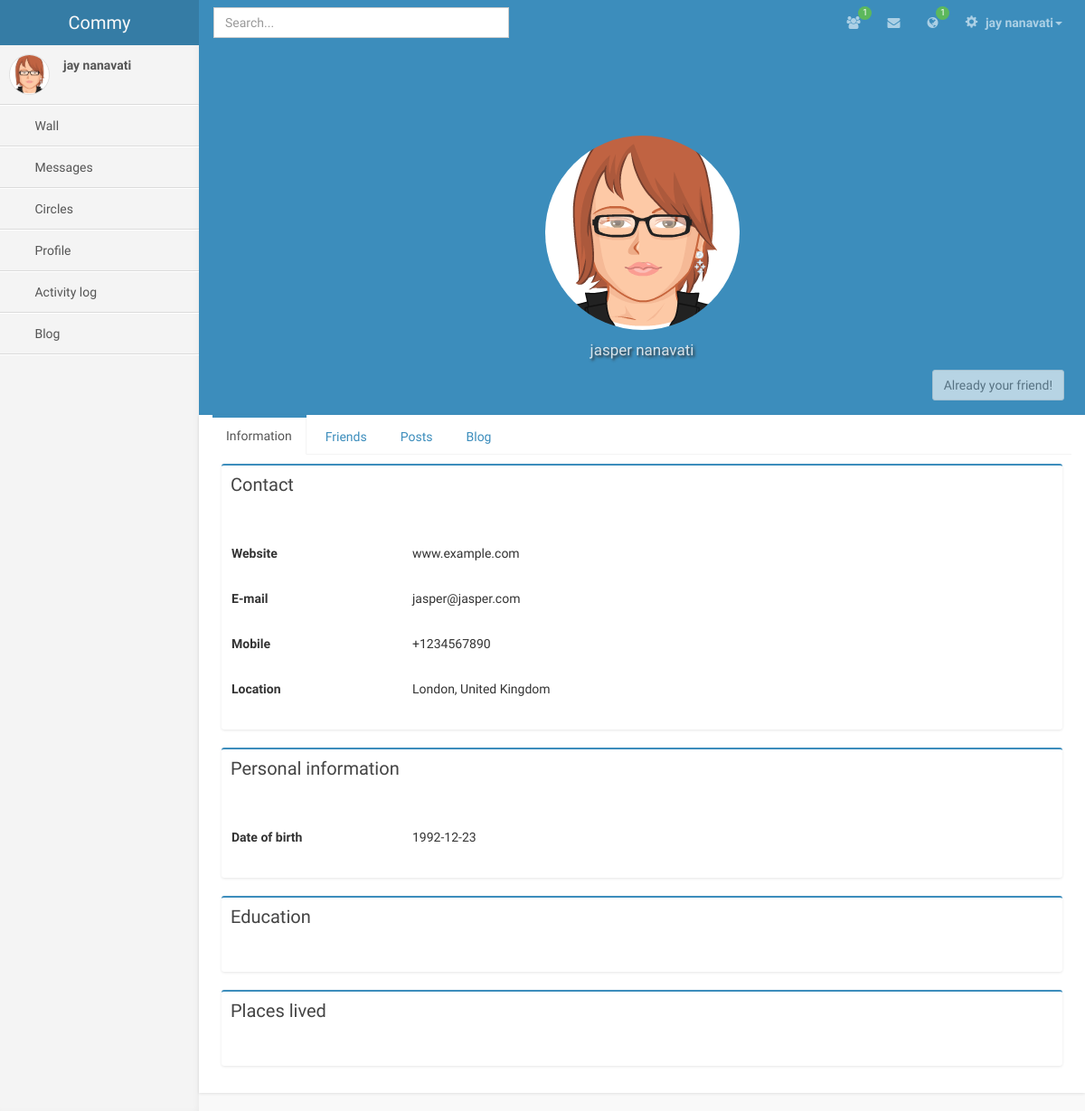
The app's page /view_profile.php?id=20 (signed in) with its own data.
### tables this page shows
CREATE TABLE IF NOT EXISTS `profile` (
  `id` int(11) NOT NULL AUTO_INCREMENT,
  `main_type` int(11) NOT NULL,
  `name` varchar(512) NOT NULL,
  `surname` varchar(512) NOT NULL,
  `profile_photo_id` int(11) DEFAULT NULL,
  `cover_photo_id` int(11) DEFAULT NULL,
  `dob` date NOT NULL,
  `email` varchar(512) NOT NULL,
  `password` varchar(512) NOT NULL,
  PRIMARY KEY (`id`),
  KEY `profile_photo_id` (`profile_photo_id`),
  KEY `cover_photo_id` (`cover_photo_id`)
);

### view_profile.php (the view, shortened to what this page needs)
<!DOCTYPE HTML>
<html>
    <head>
         <?PHP
            require("includes/php-includes.php");
            require("includes/html-includes.php");
            if ($result = $mysqli->query("SELECT * FROM profile WHERE id = (SELECT profile_id FROM user WHERE id = " . $_SESSION["user_id"] . ") LIMIT 1"))
            {
                $profile = $result->fetch_object();
            }
            if ($result = $mysqli->query("SELECT * FROM profile WHERE id = (SELECT profile_id FROM user WHERE id = " . $_GET["id"] . ") LIMIT 1"))
            {
                $user_profile = $result->fetch_object();
            }
            $currentUserId = $mysqli->real_escape_string($_GET["id"]);
        ?>
        <link href="css/profile.css" rel="stylesheet" type="text/css" />
        <link href="css/wall.css" rel="stylesheet" type="text/css" />
    </head>
    <body class="skin-blue">
        <?PHP
			require("includes/header.php");
        ?>
        <div class="wrapper row-offcanvas row-offcanvas-left">
            <aside class="left-side sidebar-offcanvas">
                <section class="sidebar">
                    <div class="user-panel">
                        <div class="pull-left image">
                            <img src="img/avatar3.png" class="img-circle" alt="User Image" />
                        </div>
                        <div class="pull-left info">
                            <p><?PHP
                                if (isset($profile)) {
                                    echo $profile->name . " " . $profile->surname;
                                }
                            ?></p>
                        </div>
                    </div>
                    <ul class="sidebar-menu">
                        <li>
                            <a href="wall.php">
                                <i class="fa"></i> <span>Wall</span>
                            </a>
                        </li>
                        <li>
                            <a href="messages.php">
                                <i class="fa"></i> <span>Messages</span>
                            </a>
                        </li>
                        <li>
                            <a href="circles.php">
                                <i class="fa"></i> <span>Circles</span>
                            </a>
                        </li>
                        <li>
                            <a href="profile.php">
                                <i class="fa"></i> <span>Profile</span>
                            </a>
                        </li>
                        <li>
                            <a href="activity.php">
                                <i class="fa"></i> <span>Activity log</span>
                            </a>
                        </li>
                        <li>
                            <a href="blog.php">
                                <i class="fa"></i> <span>Blog</span>
                            </a>
                        </li>
                    </ul>
                </section>
            </aside>
            <aside class="right-side">
                <div class="row centered">
                    <div class="user-header cover">
                        <img src="img/avatar3.png" class="img-circle" alt="User Image" />
						<p class="user-name">
                            <?PHP
                                if (isset($user_profile)) {
                                    echo $user_profile->name . " " . $user_profile->surname;
                                }
                            ?>
                        </p>
                        <?PHP
                            $result = $mysqli->query("SELECT * FROM activity WHERE id IN (SELECT activity_id FROM relationship) AND main_type = 0 AND sub_type = 0 AND ((from_user_id = " . $_SESSION["user_id"] . " AND to_user_id = $currentUserId) OR (to_user_id = " . $_SESSION["user_id"] . " AND from_user_id = $currentUserId))");
                            if ($result->num_rows != 0)
                            {
                                echo "<button id='add-friend-btn' class='btn btn-default' disabled>Already your friend!</button>";
                            }
                        ?>
                    </div>
                </div>
                <div class="row">
                   <div class="nav-tabs-custom col-lg-12">
                        <ul class="nav nav-tabs">
                            <li class="active"><a href="#information" data-toggle="tab">Information</a></li>
                            <li><a href="#friends" data-toggle="tab">Friends</a></li>
                            <li><a href="#posts" data-toggle="tab">Posts</a></li>
                            <li><a href="#blog" data-toggle="tab">Blog</a></li>
                        </ul>
                        <div class="tab-content">
                            <div class="tab-pane active" id="information">
                                <div class="box box-primary">
                                    <div class="box-header" data-toggle="tooltip" title="">
                                        <h3 class="box-title">Contact</h3>
                                    </div>
                                    <div class="box-body" style="display: block;">
                                        <p>
                                            <table class="no-border">
                                                <tr>
                                                    <td class="header">Website</td>
                                                    <td>
                                                        <?PHP
                                                            if (isset($user_profile))
                                                            {
                                                                echo "www.example.com";
                                                            }
                                                        ?>
                                                    </td>
                                                </tr>
                                                <tr>
                                                    <td class="header">E-mail</td>
                                                    <td>
                                                        <?PHP
                                                            if (isset($user_profile))
                                                            {
                                                                echo $user_profile->email;
                                                            }
                                                        ?>
                                                    </td>
                                                </tr>
                                                <tr>
                                                    <td class="header">Mobile</td>
                                                    <td>
                                                        <?PHP
                                                            if (isset($user_profile))
                                                            {
                                                                echo "+1234567890";
                                                            }
                                                        ?>
                                                    </td>
                                                </tr>
                                                <tr>
                                                    <td class="header">Location</td>
                                                    <td>
                                                        <?PHP
                                                            if (isset($user_profile))
                                                            {
                                                                echo "London, United Kingdom";
                                                            }
                                                        ?>
                                                    </td>
                                                </tr>
                                            </table>
                                        </p>
                                    </div>
                                </div>
                                <div class="box box-primary">
                                    <div class="box-header" data-toggle="tooltip" title="">
                                        <h3 class="box-title">Personal information</h3>
                                    </div>
                                    <div class="box-body" style="display: block;">
                                        <p>
                                            <table class="no-border">
                                                <tr>
                                                    <td class="header">Date of birth</td>
                                                    <td>
                                                        <?PHP
                                                            if (isset($user_profile))
                                                            {
                                                                echo $user_profile->dob;
                                                            }
                                                        ?>
                                                    </td>
                                                </tr>
                                            </table>
                                        </p>
                                    </div>
                                </div>
                                <div class="box box-primary">
                                    <div class="box-header" data-toggle="tooltip" title="">
                                        <h3 class="box-title">Education</h3>
                                    </div>
                                    <div class="box-body" style="display: block;">
                                    </div>
                                </div>
                                <div class="box box-primary">
                                    <div class="box-header" data-toggle="tooltip" title="">
                                        <h3 class="box-title">Places lived</h3>
                                    </div>
                                    <div class="box-body" style="display: block;">
                                    </div>
                                </div>
                            </div>
                        </div>
                    </div>
                </div>
            </aside>
        </div>
    </body>
</html>

### includes/header.php (shortened to what this page needs)
<?PHP
	$friend_requests = 0;
	$messages = 0;
	$general_notifs = 0;
	if ($result = $mysqli->query("SELECT * FROM notification,activity WHERE notification.activity_id=activity.id AND notification.target_id=".$_SESSION["user_id"]))
            {
				while($row = $result->fetch_assoc()){
					if($row['main_type']==0){
						if($row['seen']==0){
							$friend_requests++;
						}
					}else if($row['main_type']==1){
						if($row['seen']==0){
							$messages++;
						}
					}else if($row['main_type']==2){
						if($row['seen']==0){
							$general_notifs++;
						}
					}
				}
            }
?>
        <header class="header">
            <a class="logo" href="#">Commy</a>
            <nav class="navbar navbar-static-top" role="navigation">
                <input type="text" autocomplete="off" name="q" id="search_box" class="form-control searchbox"  placeholder="Search..." style="margin-left:16px;">
                <div class="navbar-right">
                    <ul class="nav navbar-nav">
                        <li class="dropdown messages-menu" id="friend-request-icon">
                            <a href="#" class="dropdown-toggle" data-toggle="dropdown" id="friend-request-notif">
                                <i class="fa fa-users"></i>
								<?PHP
									if($friend_requests>0){
										echo '<span class="label label-success" id="friend-request-count">'.$friend_requests.'</span>';
									}
								?>
                            </a>
                        </li>
                        <li class="dropdown messages-menu">
                            <a href="#" class="dropdown-toggle" data-toggle="dropdown" >
                                <i class="fa fa-envelope"></i>
							</a>
                        </li>
                        <li class="dropdown messages-menu" id="general-notif-icon">
                            <a href="#" class="dropdown-toggle" data-toggle="dropdown" id="general-notif">
                                <i class="fa fa-globe"></i>
								<?PHP
									if($general_notifs>0){
										echo '<span class="label label-success" id="general-notif-count">'.$general_notifs.'</span>';
									}
								?>
                            </a>
                        </li>
                        <li class="dropdown user user-menu">
                            <a href="#" class="dropdown-toggle" data-toggle="dropdown">
                                <i class="glyphicon glyphicon-cog"></i>
                                <span><?PHP
                                    if (isset($profile)) {
                                        echo $profile->name . " " . $profile->surname;
                                    }
                                ?><i class="caret"></i></span>
                            </a>
                        </li>
                    </ul>
                </div>
            </nav>
        </header>

### css/global.css (style rules this page uses)
.centered { text-align: center; }
.cover { padding-top: 100px; padding-bottom: 50px; background: #3c8dbc; }
.user-name { z-index: 5; color: #f9f9f9; color: rgba(255, 255, 255, 0.8); font-size: 17px; text-shadow: 2px 2px 3px #333333; margin-top: 10px; }
.searchbox { width: 33.33%; margin: 8px auto; }
.navbar-right { display: inline-block; margin-top: -50px; }

### css/profile.css (style rules this page uses)
#add-friend-btn { float:right; margin-right:23px; }
.centered { text-align: center; }
input { height: 30px; color: black!important; margin-right: 10px; }
.row { margin-left: 0px; margin-right: 0px; }
table .header { width: 200px; font-weight: bold; height: 50px; }
.user-name { display: block; }

### css/wall.css (style rules this page uses)
li { list-style-type: none; }

### records on screen
profile: name "jay", surname "nanavati"
profile: name "jasper", surname "nanavati", email "jasper@jasper.com", dob "1992-12-23"

### other values on screen
$friend_requests "1"
$general_notifs "1"
